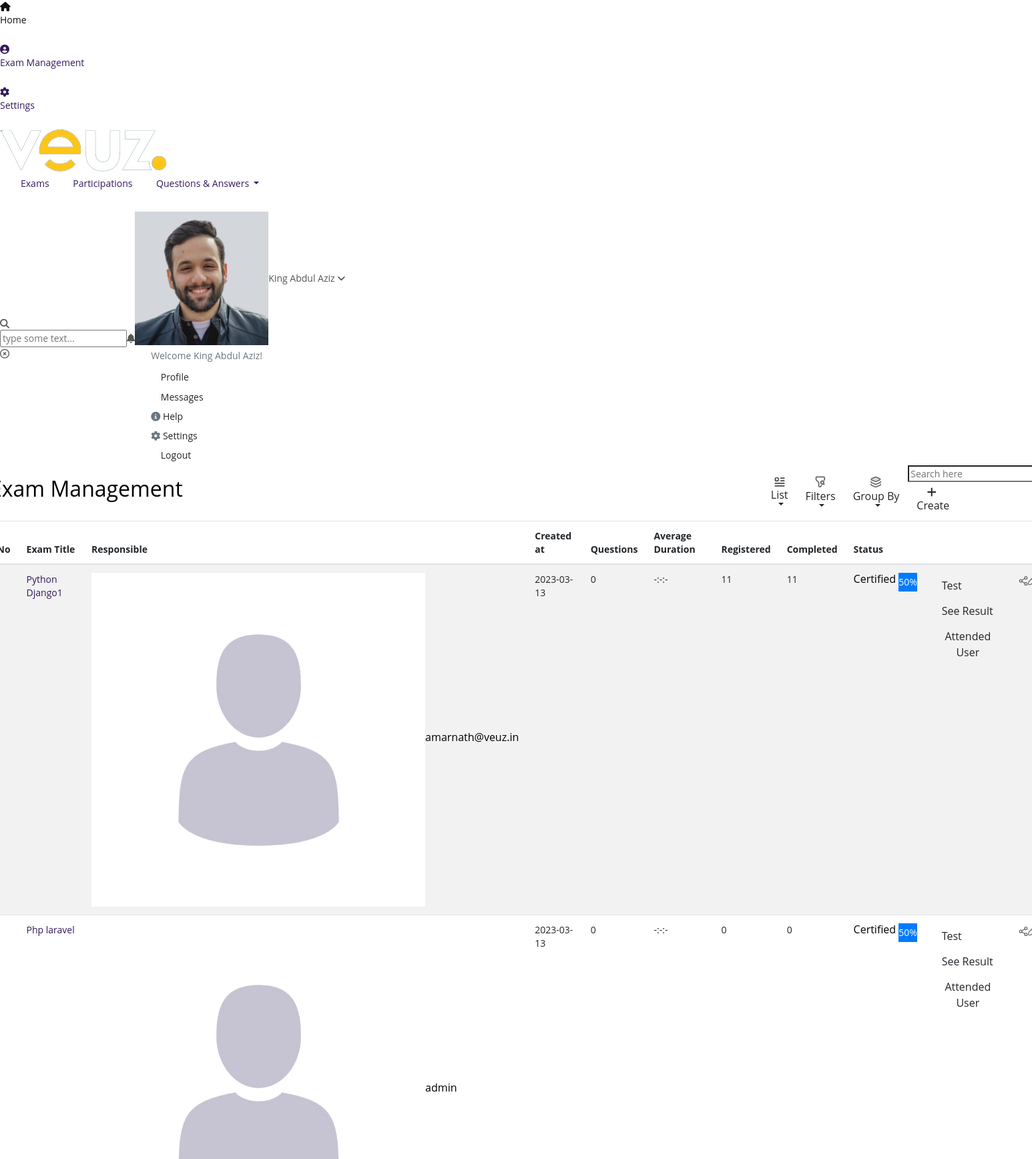
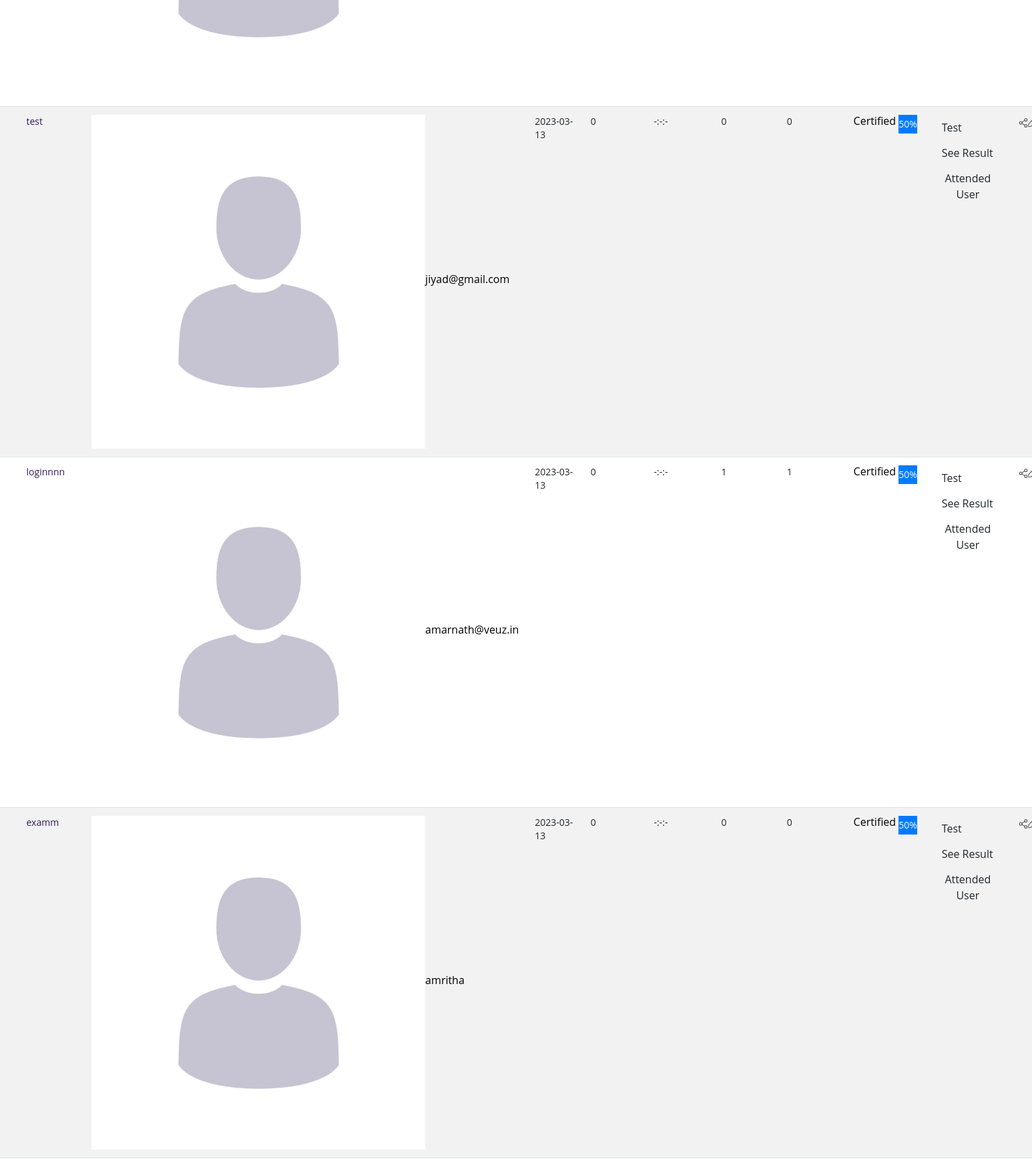
Page /exam (upper part) on the committed database (2 pictures, top to bottom).
### app/models.py (models this page shows, shortened)
class common_table(models.Model):
    created_by = models.ForeignKey(User, related_name="%(app_label)s_%(class)s_ownership",on_delete=models.CASCADE,null=True)
    created_dt = models.DateField(auto_now=True)
    updated_by =  models.ForeignKey(User, related_name="%(app_label)s_%(class)s_ownership1",on_delete=models.CASCADE,null=True)
    updated_dt = models.DateField(null=True)
    created_tm = models.TimeField(auto_now=True)
    updated_tm = models.TimeField(null=True)
    status = models.CharField(max_length=10, null=True)
    class Meta:
        abstract = True

class Main_Exam_Master(common_table):
    Exam_title = models.CharField(max_length=50,null=True,db_index=True)
    responsible_person = models.ForeignKey(User,related_name='Main_Exam_Master_auth_id',on_delete=models.CASCADE,null=True,db_index=True)
    background_image = models.FileField(upload_to='exam_background',null=True)
    start_message = models.TextField(db_index=True)
    end_message = models.TextField(db_index=True)
    layout = models.CharField(max_length=25,choices=layout_choice,null=True,db_index=True)
    progression_mode = models.CharField(max_length=25,choices=progression_choices,null=True,db_index=True)
    Exam_time_limit = models.TimeField(null=True)
    selection_mode = models.CharField(max_length=25,choices=selection_choices,null=True)
    scoring_mode = models.CharField(max_length=25,choices=scoring_choices,null=True)
    access_mode = models.CharField(max_length=25,choices=access_choices,null=True)
    Login_required = models.BooleanField(null=True)
    attempt_limit = models.IntegerField(null=True)
    Success_per = models.IntegerField(null=True)
    slug = models.SlugField(max_length=50, unique=True)
    back_button = models.BooleanField(default=False)

### app/views.py (the view)
# urls.py: path('exam',views.exam,name='exam'),
def exam(request):
    exam_details = Main_Exam_Master.objects.all()
    context = {
        'exam_details' : exam_details
    }
    return render(request,'exam.html',context)

### app/templatetags/edit_language.py (called while the page is built)
@register.filter(name='count_of_Registered')
def count_of_Registered(value,args):
    data = Exam_attend_user.objects.filter(exam_id=value,attend_status=args).count()
    return data

### app/templates/exam.html (shortened to what this page needs)
{% extends 'base.html' %}
{% load static %}
{% load  edit_language %}
{% block content1 %}
<ul class="navbar-nav1 bg-2 col">
    <li class="nav-item d-none d-sm-inline-block">
        <a href="" class="nav-link"> Exams</a>
    </li>
    <li class="nav-item d-none d-sm-inline-block">
        <a href="" class="nav-link"> Participations </a>
    </li>
    <li class="nav-item d-none d-sm-inline-block dropdown nav-drp">
        <a href="#" class="nav-link dropdown-toggle" role="button" id="dropdownMenuLink" data-toggle="dropdown" aria-haspopup="true" aria-expanded="false"> Questions & Answers </a>
    </li>
</ul>
{% endblock %}
{% block content %}
            <div class="content">
                <div class="background-bg">
                    <div class="row">
                        <div class="col-md-12 px-0">
                            <div class="">
                                <div class="">
                                    <div class="card-section-head d-flex align-items-center justify-content-between">
                                        <h2 class="main-heading-txt">Exam Management</h2>
                                        <div class="d-flex align-items-center  p-l-5 p-r-5">
                                            <div class="dropdown">
                                                <a class="btn list-option dropdown-toggle" role="button" id="dropdownMenuLink1" data-toggle="dropdown" aria-haspopup="true" aria-expanded="false">
                                                    List
                                                </a>
                                            </div>
                                            <div class="dropdown">
                                                <a class="btn btn-pad filter-option dropdown-toggle" href="#" role="button" id="dropdownMenuLink" data-toggle="dropdown" aria-haspopup="true" aria-expanded="false">
                                                         Filters
                                                </a>
                                            </div>
                                            <div class="dropdown">
                                                <a class="btn btn-pad filter-option dropdown-toggle" href="#" role="button" id="dropdownMenuLink" data-toggle="dropdown" aria-haspopup="true" aria-expanded="false">
                                                         Group By
                                                </a>
                                            </div>
                                            <div class="search-box">
                                                <input type="search" class="inp-search" placeholder="Search here"> &ensp;
                                                <a href="exam-create"> <button type="button" class="btn btn-pink waves-effect waves-light"><i class="fa fa-plus mr-1"></i>Create</button></a>
                                            </div>
                                        </div>
                                    </div>
                                    <div class="row mt-1">
                                        <div class="col-md-12 col-sm-12 col-12 px-0">
                                            <table id="datatable" class="table table-striped dt-responsive  nowrap table-padd" style="border-collapse: collapse; border-spacing: 0; width: 100%;">
                                                <thead class="">
                                                    <tr class="heading-text">
                                                        <th>S/No</th>
                                                        <th>Exam Title</th>
                                                        <th>Responsible</th>
                                                        <th>Created at</th>
                                                        <th>Questions</th>
                                                        <th>Average Duration</th>
                                                        <th>Registered</th>
                                                        <th>Completed</th>
                                                        <th>Status</th>
                                                        <th></th>
                                                        <th></th>
                                                    </tr>
                                                </thead>
                                                <tbody class="body-textcls vertcle-center">
                                                    {% for i in exam_details %}
                                                    <tr>
                                                        <td>{{forloop.counter}}.</td>
                                                        <td><a href="edit_exam?type={{i.id}}">{{i.Exam_title}}</a></td>
                                                        <td>
                                                            <div class="created-user d-flex align-items-center">
                                                                <img src="./static/admin/img/users/user-dummy-img.jpg" alt="">
                                                                <h6>{{i.responsible_person}}</h6>
                                                            </div>
                                                        </td>
                                                        <td>{{i.created_dt|safe}}</td>
                                                        <td>{{i.Section_Question_Mapping_exam_id.all.count}}</td>
                                                        <td> {% if i.Exam_time_limit|safe == "00:00:00" %}
                                                            -:-:-
                                                            {% else %}
                                                                {{ i.Exam_time_limit|safe }} Min
                                                            {% endif %}
                                                        </td>
                                                        <td>
                                                            {{i.Exam_attend_user_exam_id.all.count}}
                                                        </td>
                                                        <td>
                                                            {{ i.id|count_of_Registered:True }}</td>
                                                        <td class="pass-progress">
                                                            <div class="d-flex align-item-center">
                                                                <h6 class="pr-1 margin-class">Certified</h6>
                                                                <div class="progress-bar">
                                                                    <div class="bar yello-bar" data-size="50">
                                                                        <span class="perc"></span>
                                                                    </div>
                                                                </div>
                                                            </div>
                                                        </td>
                                                        <td>
                                                            <a href=""><button type="button" class="btn sv-btn waves-effect waves-light exm-btns">Test</button></a>
                                                            <a href="see_result_admin?exam_id={{i.id}}"><button type="button" class="btn btn-see waves-effect exm-btns">See Result</button></a>
                                                            <a href="attend_user?exam_id={{i.id}}"><button type="button" class="btn btn-see waves-effect exm-btns">Attended User</button></a>
                                                        </td>
                                                        <td>
                                                            <div class="action-tbl d-flex justify-content-end ">
                                                                <a href="#">
                                                                </a>
                                                                <a href="edit_exam?type={{i.id}}">
                                                                </a>
                                                            </div>
                                                        </td>
                                                    </tr>
                                                    {% endfor %}
                                                </tbody>
                                            </table>
                                        </div>
                                    </div>
                                </div>
                            </div>
                        </div>
                    </div>
                </div>
            </div>
{% endblock %}

### app/static/exam_page/css/style.css (style rules this page uses)
html * { -webkit-font-smoothing: antialiased; -moz-osx-font-smoothing: grayscale }
body { background: #fff; font-size: 14px; font-size: 0.875rem; line-height: 1.4; font-family: 'Open Sans', sans-serif !important; color: #555; }
h1, h2, h3, h4, h5, h6 { color: #000 }
ul, ol { list-style: none; margin: 0 0 25px 0; padding: 0 }
a { color: #351A5C; text-decoration: none; -moz-transition: all 0.3s ease-in-out; -o-transition: all 0.3s ease-in-out; -webkit-transition: all 0.3s ease-in-out; -ms-transition: all 0.3s ease-in-out; transition: all 0.3s ease-in-out; outline: none }
.btn { cursor: pointer; align-items: center; display: flex; flex-flow: column; }

### rows in the picture
Main_Exam_Master: Exam_title "Python Django1", responsible_person "amarnath@veuz.in", created_dt "2023-03-13", Section_Question_Mapping_exam_id.all.count "0", Exam_attend_user_exam_id.all.count "11", id|count_of_Registered "11"
Main_Exam_Master: Exam_title "Php laravel", responsible_person "admin", created_dt "2023-03-13", Section_Question_Mapping_exam_id.all.count "0", Exam_attend_user_exam_id.all.count "0", id|count_of_Registered "0"
Main_Exam_Master: Exam_title "test", responsible_person "jiyad@gmail.com", created_dt "2023-03-13", Section_Question_Mapping_exam_id.all.count "0", Exam_attend_user_exam_id.all.count "0", id|count_of_Registered "0"
Main_Exam_Master: Exam_title "loginnnn", responsible_person "amarnath@veuz.in", created_dt "2023-03-13", Section_Question_Mapping_exam_id.all.count "0", Exam_attend_user_exam_id.all.count "1", id|count_of_Registered "1"
Main_Exam_Master: Exam_title "examm", responsible_person "amritha", created_dt "2023-03-13", Section_Question_Mapping_exam_id.all.count "0", Exam_attend_user_exam_id.all.count "0", id|count_of_Registered "0"
